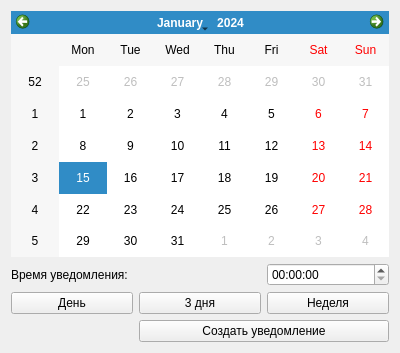
<?xml version="1.0" encoding="UTF-8"?>
<ui version="4.0">
 <class>NfCreator</class>
 <widget class="QWidget" name="NfCreator">
  <property name="geometry">
   <rect>
    <x>0</x>
    <y>0</y>
    <width>400</width>
    <height>353</height>
   </rect>
  </property>
  <property name="windowTitle">
   <string>Form</string>
  </property>
  <layout class="QGridLayout" name="gridLayout">
   <item row="1" column="2">
    <widget class="QTimeEdit" name="timeEdit"/>
   </item>
   <item row="2" column="2">
    <widget class="QPushButton" name="pushButton_3">
     <property name="text">
      <string>Неделя</string>
     </property>
    </widget>
   </item>
   <item row="1" column="0" colspan="2">
    <widget class="QLabel" name="label">
     <property name="text">
      <string>Время уведомления:</string>
     </property>
    </widget>
   </item>
   <item row="2" column="0">
    <widget class="QPushButton" name="pushButton">
     <property name="text">
      <string>День</string>
     </property>
    </widget>
   </item>
   <item row="2" column="1">
    <widget class="QPushButton" name="pushButton_2">
     <property name="text">
      <string>3 дня</string>
     </property>
    </widget>
   </item>
   <item row="0" column="0" colspan="3">
    <widget class="QCalendarWidget" name="calendarWidget"/>
   </item>
   <item row="3" column="1" colspan="2">
    <widget class="QPushButton" name="pushButton_4">
     <property name="text">
      <string>Создать уведомление</string>
     </property>
    </widget>
   </item>
  </layout>
 </widget>
 <resources/>
 <connections/>
</ui>
